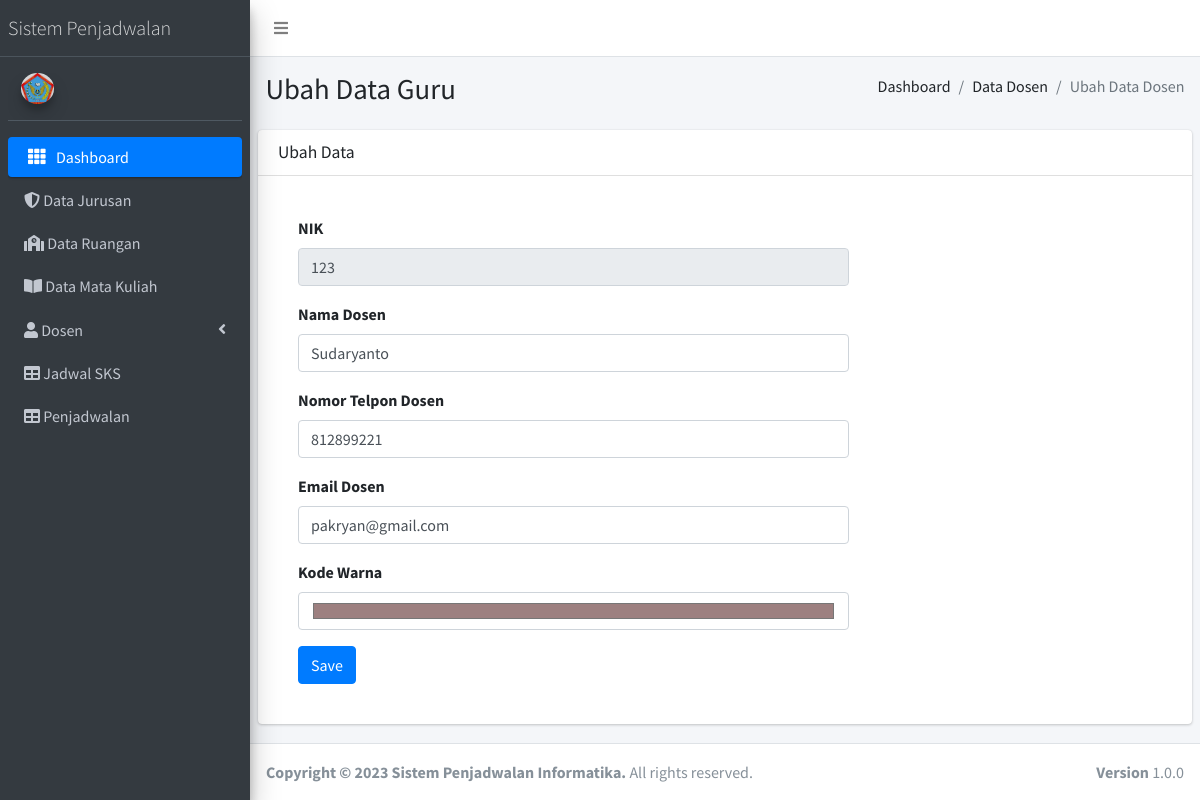
Page /DataDosen/ubah/123 on the committed database.
### tables this page shows
CREATE TABLE `dosen` (
  `id_dosen` int(15) NOT NULL,
  `nama_dosen` varchar(32) NOT NULL,
  `status_dosen` varchar(10) NOT NULL,
  `no_telp` int(16) NOT NULL,
  `email` varchar(50) NOT NULL,
  `code_color` varchar(10) NOT NULL
);

### application/controllers/DataDosen.php (called while the page is built, shortened)
<?php
class DataDosen extends CI_Controller
{
	public function __construct()
	{
		$this->load->model('Model_Dosen');
		$this->load->library('form_validation');
	}
	public function ubah($id)
	{
		$this->form_validation->set_rules("id_dosen", "Kode Dosen", "required|max_length[5]");
		$this->form_validation->set_rules("nama_dosen", "Nama Dosen", "required");
		$this->form_validation->set_rules("status_dosen", "Status Dosen", "required");
		$this->form_validation->set_rules("telp_dosen", "Nomor Telpon Dosen", "required");
		$this->form_validation->set_rules("email_dosen", "Email Dosen", "required");
		$this->form_validation->set_rules("code_color", "code color", "required");
		if ($this->form_validation->run() == FALSE) {
			$data['ubah'] = $this->Model_Dosen->detail_data($id);
			$this->load->view('header');
			$this->load->view('sidebar');
			$this->load->view('Ubah_Dosen', $data);
			$this->load->view('footer');
		} else {
			$this->Model_Dosen->ubah_data();
			$this->session->set_flashdata('flash_dosen', 'DiUbah');
			redirect('DataDosen');
		}
	}
}

### index.php (called while the page is built, shortened)
<?php
require_once BASEPATH.'core/CodeIgniter.php';

### application/models/Model_Dosen.php (called while the page is built, shortened)
<?php
class Model_Dosen extends CI_Model
{
	public function detail_data($id)
	{
		return $this->db->get_where('dosen', ['id_dosen' => $id])->row_array();
	}
}

### application/views/Ubah_Dosen.php (the view, shortened to what this page needs)
<div class="content-wrapper">
  <section class="content-header">
    <div class="container-fluid">
      <div class="row mb-2">
        <div class="col-sm-6">
          <h1> Ubah Data Guru</h1>
        </div>
        <div class="col-sm-6">
          <ol class="breadcrumb float-sm-right">
            <li class="breadcrumb-item">Dashboard</li>
            <li class="breadcrumb-item">Data Dosen</li>
            <li class="breadcrumb-item active">Ubah Data Dosen</li>
          </ol>
        </div>
      </div>
    </div>
  </section>
  <section class="content">
    <div class="row">
      <div class="col-md-12">
        <div class="card">
          <div class="card-header">
            <h5 class="card-title">Ubah Data</h5>
          </div>
          <div class="card-body">
            <div class="row">
              <div class="col-md-8">
                <form action="" method="post" accept-charset="utf-8">
                  <div class="card-body">
                    <div class="form-group">
                      <label for="exampleInputEmail1">NIK</label>
                      <input type="text" class="form-control disabled" name="id_dosen" value="<?= $ubah['id_dosen'] ?>" readonly>
                    </div>
                    <div class="form-group">
                      <label for="exampleInputPassword1">Nama Dosen</label>
                      <input type="text" class="form-control" name="nama_dosen" value="<?= $ubah['nama_dosen'] ?>">
                    </div>
                    <div class="form-group">
                      <label for="exampleInputPassword1">Nomor Telpon Dosen</label>
                      <input type="number" class="form-control" name="telp_dosen" value="<?= $ubah['no_telp'] ?>">
                    </div>
                    <div class="form-group">
                      <label for="exampleInputPassword1">Email Dosen</label>
                      <input type="email" class="form-control" name="email_dosen" value="<?= $ubah['email'] ?>">
                    </div>
                    <div class="form-group">
                      <label for="exampleInputPassword1">Kode Warna</label>
                      <input type="color" class="form-control" name="code_color" value="<?= $ubah['code_color'] ?>">
                    </div>
                    <input type="submit" name="save" class="btn btn-primary" value="Save">
                  </div>
                </form>
              </div>
            </div>
          </div>
        </div>
      </div>
    </div>
  </section>
</div>

### rows in the picture
dosen: id_dosen "123", nama_dosen "Sudaryanto", telp_dosen "812899221", email_dosen "pakryan@gmail.com", code_color "#9d8080"
